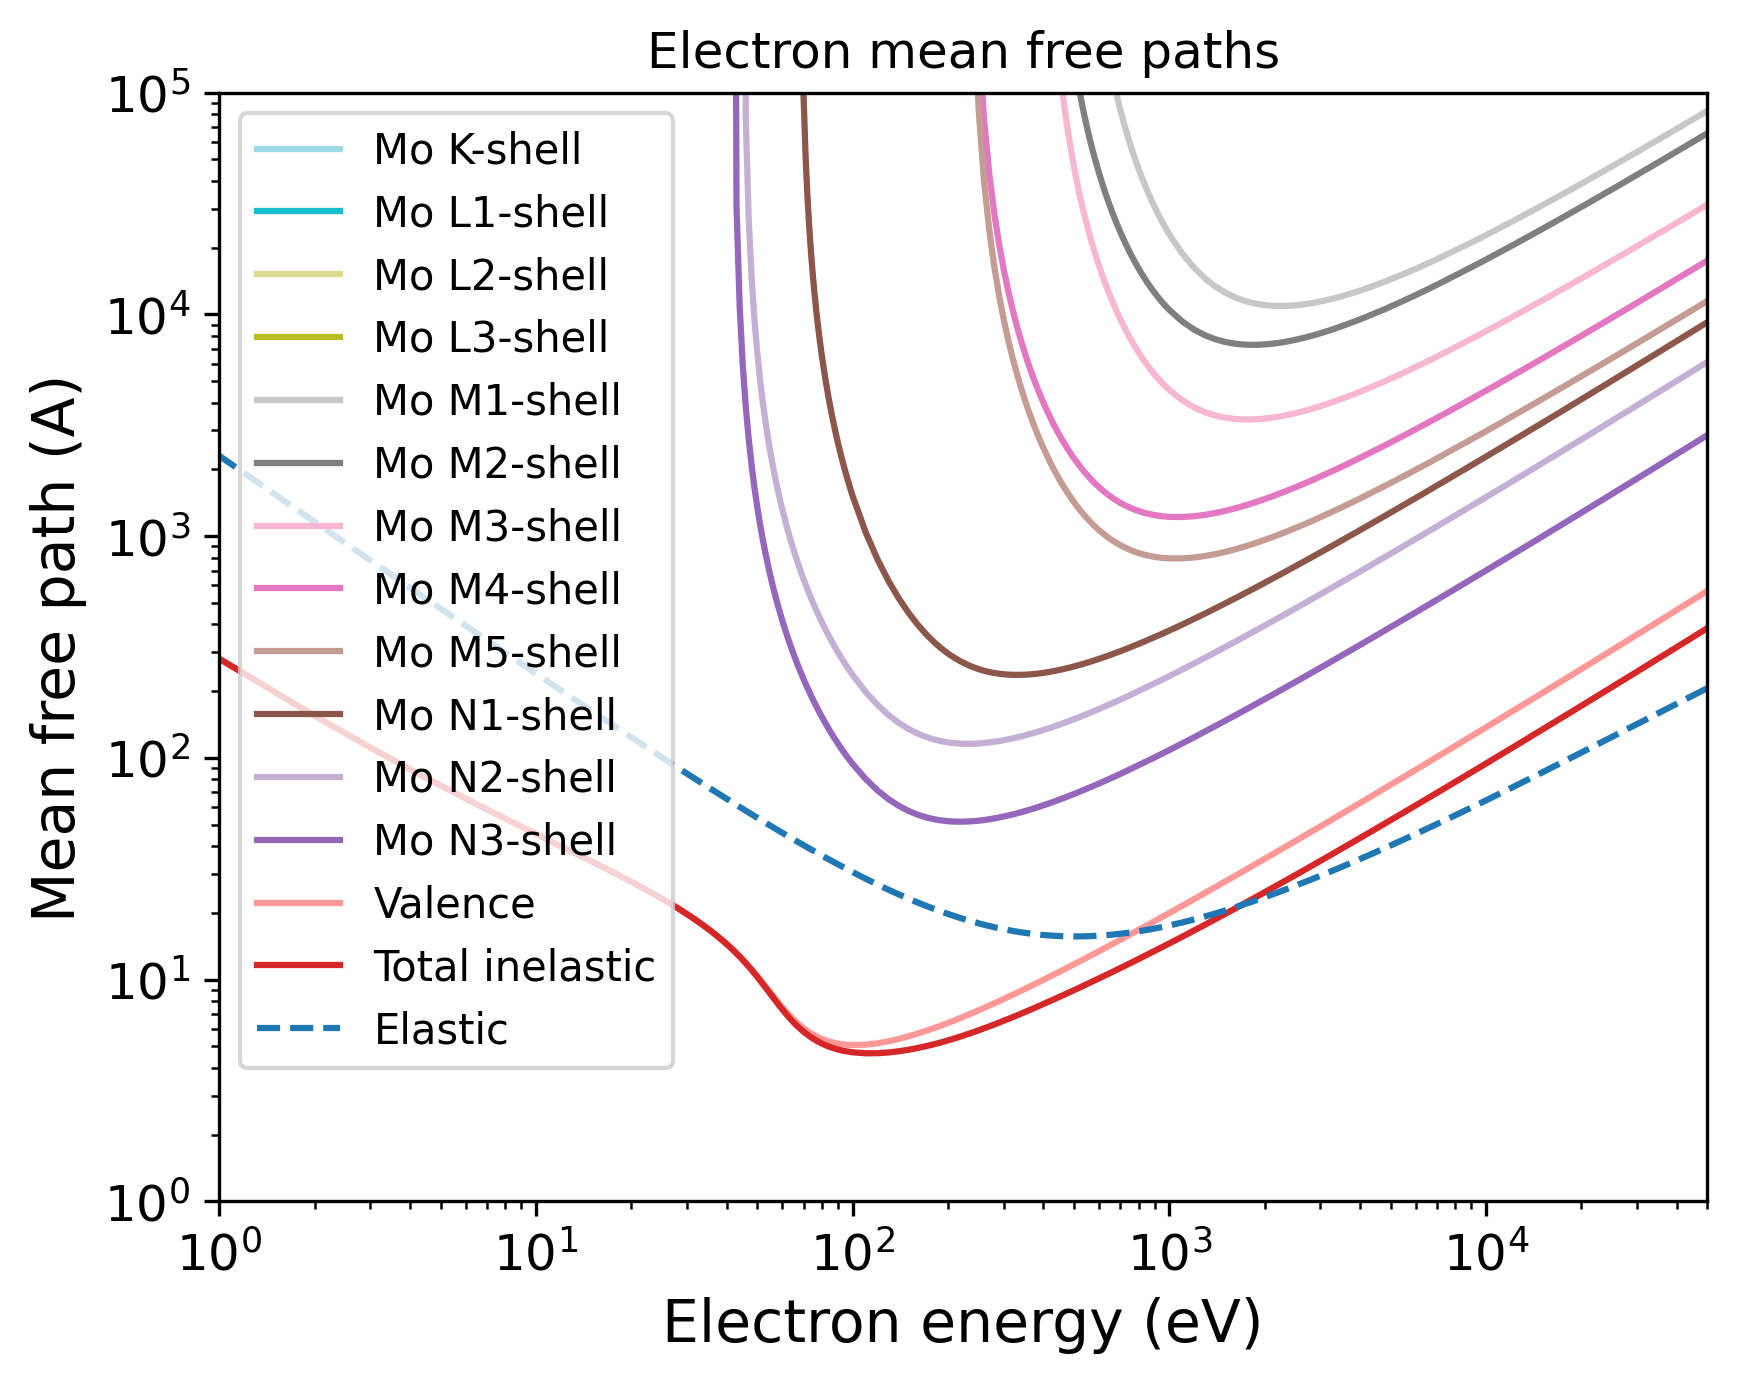

Reproduce this figure in Python.
import pandas as pd
import numpy as np
import matplotlib.pyplot as plt
import matplotlib.cm as cm
# Set the format:
plt.xlabel("Electron energy (eV)", fontsize=14)
plt.ylabel("Mean free path (A)", fontsize=14)
plt.xticks(fontsize=12)
plt.yticks(fontsize=12)
plt.grid(False)
# Set the axes:
# Read the output file:
df = pd.read_csv(r"OUTPUT_Mo_Electron_IMFP.dat", sep=r'\s+', header=None, comment="#", skipinitialspace=True)
plt.xscale("log")
plt.yscale("log")
# Prepare the plot:
columns_to_plot = [ 1, 2, 3, 4, 5, 6, 7, 8, 9, 10, 11, 12, 13, 14]
labels = [ "Mo K-shell", "Mo L1-shell", "Mo L2-shell", "Mo L3-shell", "Mo M1-shell", "Mo M2-shell", "Mo M3-shell", "Mo M4-shell", "Mo M5-shell", "Mo N1-shell", "Mo N2-shell", "Mo N3-shell", "Valence", "Total inelastic"]
# Create N distinct colors from a colormap
N = len(columns_to_plot)
colors = plt.cm.tab20(np.linspace(1, 0, 20))
# Set line styles:
linestyles = [ "-", "-", "-", "-", "-", "-", "-", "-", "-", "-", "-", "-", "-", "-"]
for i, col in enumerate(columns_to_plot):
    color = colors[i % len(colors)]
    ls    = linestyles[i % len(linestyles)]
    label = labels[i % len(labels)]
    plt.plot(df.iloc[:, 0], df.iloc[:, col],
    color=color,
    label=label,
    linestyle=ls)
# Add a curve from the second file
df2 = pd.read_csv(r"OUTPUT_Mo_Electron_EMFP.dat", sep=r'\s+', header=None, comment="#", skipinitialspace=True)
columns_to_plot2 = [ 2]
labels2 = [ "Elastic"]
# Create second part of the plot:
for col, label in zip(columns_to_plot2, labels2):
    plt.plot(df2.iloc[:, 0], df2.iloc[:, col], label=label, linestyle="--")
plt.xlim(1.00000000,50000.00000000)
plt.ylim(1.00000000,100000.00000000)
plt.title("Electron mean free paths")
plt.legend(loc="best", fontsize=10)
# Save the plot in this format:
plt.savefig("OUTPUT_MFP_electron.png", dpi=300, bbox_inches="tight")
